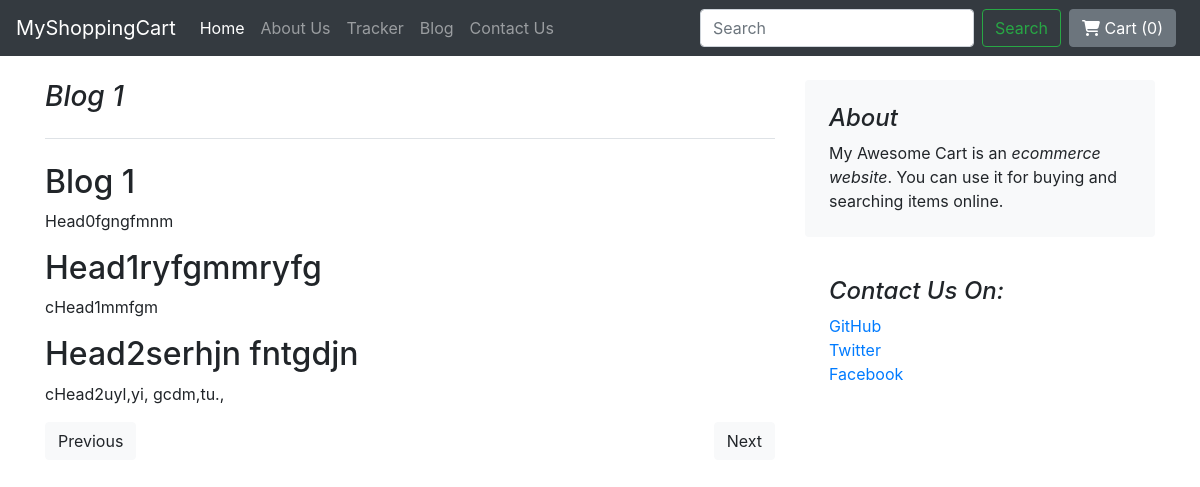
The page /blog/blogpost/1 on the database its author committed.
### blog/models.py (models this page shows)
class Blogpost(models.Model):
    post_id = models.AutoField(primary_key= True)
    title = models.CharField(max_length=50)
    head0 = models.CharField(max_length=500, default="")
    chead0 = models.CharField(max_length=5000, default="")
    head1 = models.CharField(max_length=500, default="")
    chead1 = models.CharField(max_length=5000, default="")
    head2 = models.CharField(max_length=500, default="")
    chead2 = models.CharField(max_length=5000, default="")
    pub_date = models.DateField()
    thumbnail = models.ImageField(upload_to='shop/images', default="")
    def __str__(self):
        return self.title

### blog/views.py (the view)
# urls.py: path('blogpost/<int:id>', views.blogpost, name='BlogPost')
def blogpost(request, id):
    post = Blogpost.objects.filter(post_id=id)[0]
    print(post)
    all_post = Blogpost.objects.all()
    total = len(all_post)
    print(total)
    return render(request,'blog/blogpost.html',{'post':post, 'total':total})

### blog/templates/blog/blogpost.html (shortened to what this page needs)
{%extends 'blog/basic.html'%}
{%block body%}
<div class="container">
    <div class="row mt-4">
        <div class="col-md-8 blog-main">
            <h3 class="pb-4 mb-4 font-italic border-bottom">
               {{post.title}}
            </h3>
            <div class="blog-post">
                <h2 class="blog-post-title">{{post.title}}</h2>
                <p>{{post.head0}}</p>
                <h2>{{post.head1}}</h2>
                <p>{{post.chead1}}</p>
                <h2>{{post.head2}}</h2>
                <p>{{post.chead2}}</p>
            </div>
            <div class="d-flex justify-content-between mb-5">
                <button class="btn btn-light" id="previous">Previous</button>
                <button class="btn btn-light" id="next">Next</button>
            </div>
        </div>
        <aside class="col-md-4 blog-sidebar">
            <div class="p-4 mb-3 bg-light rounded">
                <h4 class="font-italic">About</h4>
                <p class="mb-0">My Awesome Cart is an <em>ecommerce website</em>. You can use it for buying and searching items online. </p>
            </div>
            <div class="p-4">
                <h4 class="font-italic">Contact Us On: </h4>
                <ol class="list-unstyled">
                    <li><a href="#">GitHub</a></li>
                    <li><a href="#">Twitter</a></li>
                    <li><a href="#">Facebook</a></li>
                </ol>
            </div>
        </aside>
    </div>
</div>
{%endblock body%}

### rows shown on the page
Blogpost: title "Blog 1", head0 "Head0fgngfmnm", head1 "Head1ryfgmmryfg", chead1 "cHead1mmfgm", head2 "Head2serhjn fntgdjn", chead2 "cHead2uyl,yi, gcdm,tu.,"
